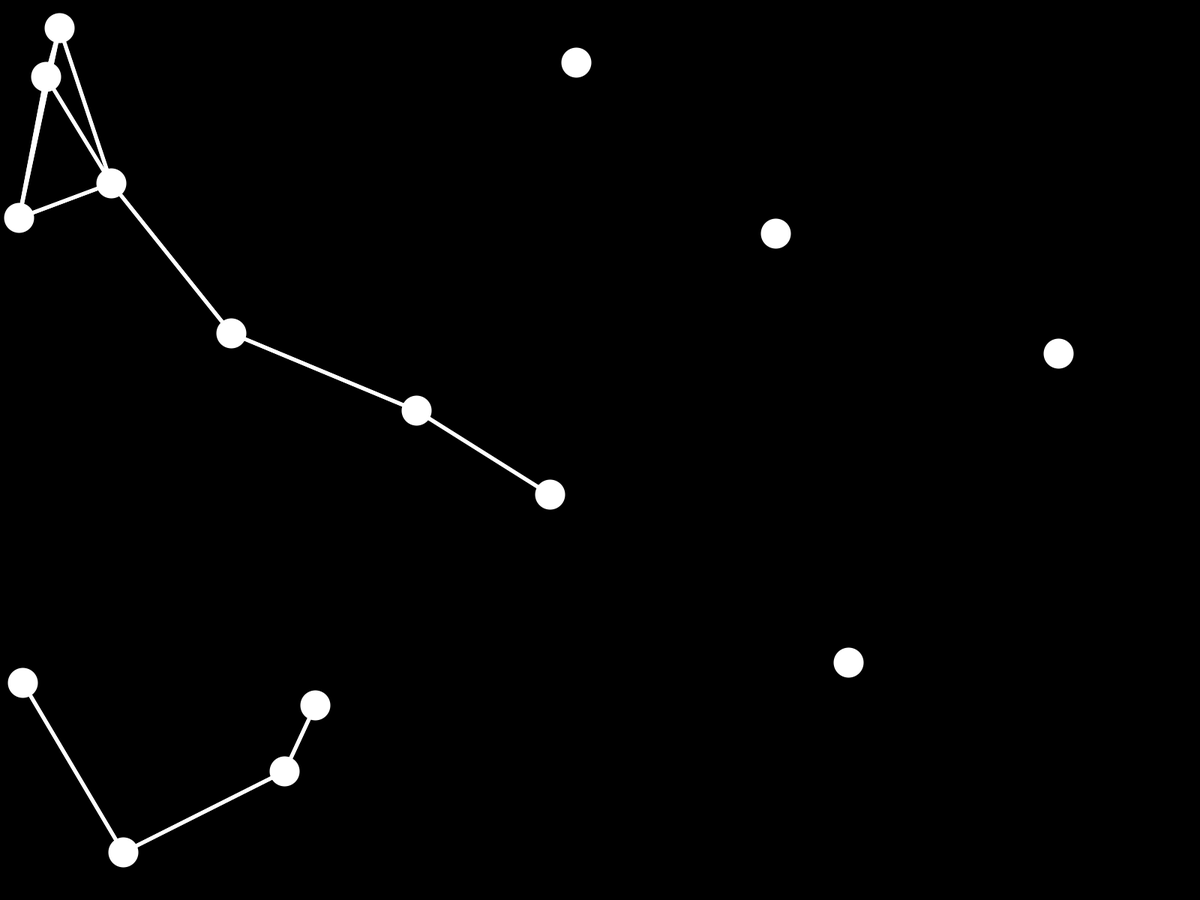
Frame 1 (no input)
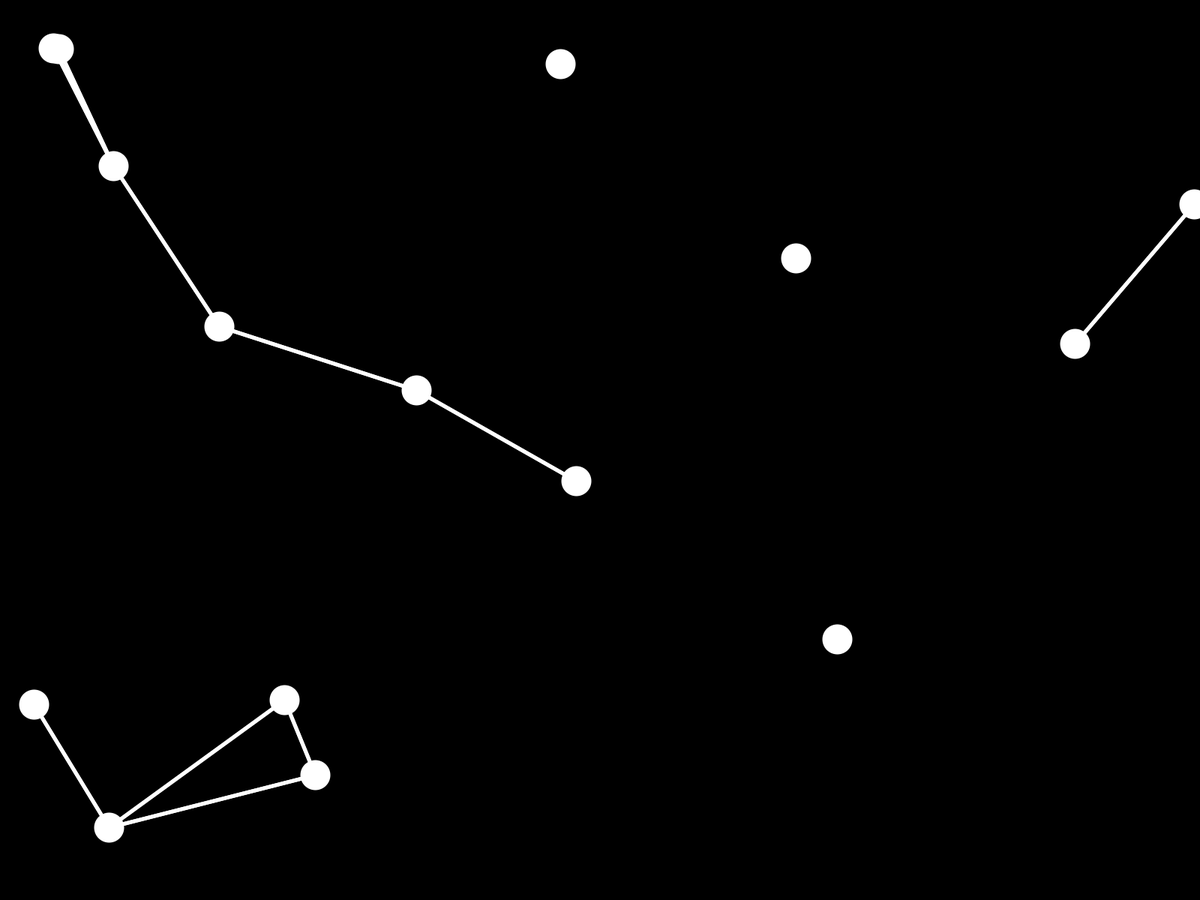
Frame 60 (the mouse pressed at the canvas centre just before this capture)
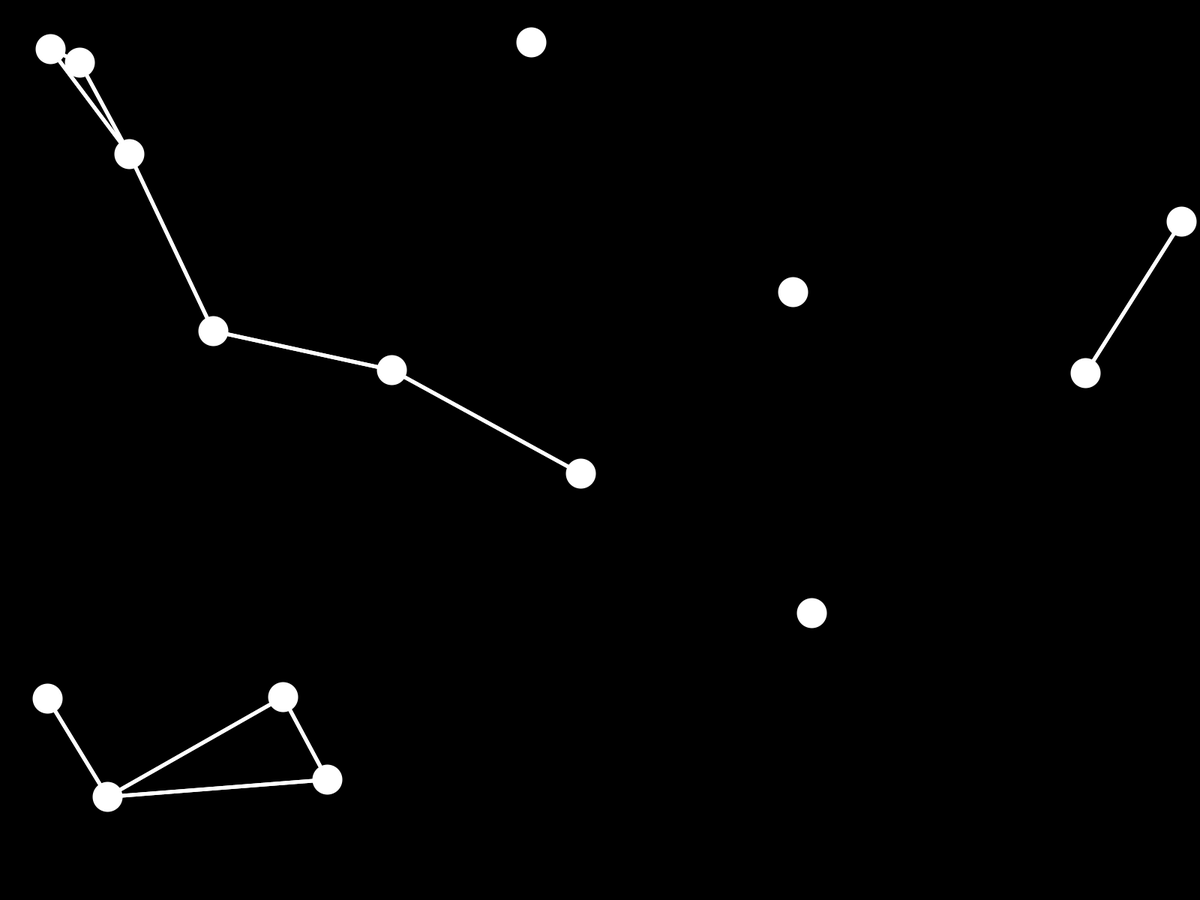
Frame 120 (the mouse held since frame 60 and released just before this capture)

The Processing sketch that drew these frames (run headless with seeded random() and noise(); from frame 60 on, the mouse is pressed at the canvas centre):

// Processing sketch: particlesConnect
// ── particlesConnect.pde
int particleCount = 15;
Particle p[] = new Particle[particleCount];
void setup(){
  fullScreen();
  stroke(255);
  for(int i = 0; i < particleCount; i++)
    p[i] = new Particle();
}


void draw(){
  background(0);
  strokeWeight(40);
  for(int i = 0; i < particleCount; i++){
    p[i].update();
    p[i].display();
  }
  for(int i = 0; i < particleCount; i++)
    for(int j = 0; j < particleCount; j++){
      float distance = dist(p[i].loc.x, p[i].loc.y, p[j].loc.x, p[j].loc.y);
      if(distance < 300){
        //float lineThickness = map(distance, 0, 500, 25, 0);
        strokeWeight(5);
        line(p[i].loc.x, p[i].loc.y, p[j].loc.x, p[j].loc.y);
      }
    }
}

// ── Particle.pde
class Particle{
  PVector loc;
  PVector vel;
  PVector acc;
  float angle;
  int baseColor;
  boolean alive;
  int duration;
  
  Particle() {
    alive = true;
    loc = new PVector(random(width), random(height));
    vel = new PVector(0, 0);
    acc = new PVector(0, 0);
    baseColor = (int) random(0, 360);
  }
  
  void update() {
    if(alive){
      duration++;
      angle += random(0, TWO_PI);
      float magni = random(0, 3);
      acc.x += cos(angle) * magni;
      acc.y += sin(angle) * magni;
      acc.limit(0.2);
      vel.add(acc);
      vel.limit(1);
      loc.add(vel);
      handleBoundary();
    }
  }
  
  void display() {
    if(alive){
      point(loc.x, loc.y);
    }
  }
  
  
  void handleBoundary(){
    if (loc.x > width)
        loc.x -= width;
      if (loc.x < 0)
        loc.x += width;
      if (loc.y > height)
        loc.y -= height;
      if (loc.y < 0)
        loc.y += height;  
    }

}
